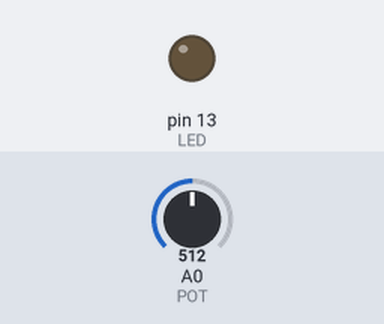
Recording of a sketch running on a simulated Arduino Uno, built with avr-gcc and run on an emulated ATmega328P. Shown: output pins drawn as LEDs (lit = HIGH). The test bench sets the inputs (shaded band); at power-on: A0 (POT) = 512.

Above: at 1.2 s.
1.3 s: A0 (POT) set to 526
At 1.6 s:
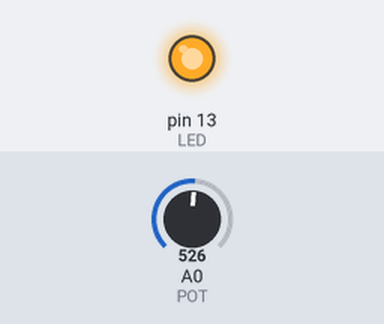
2.8 s: A0 (POT) set to 511
At 4.0 s:
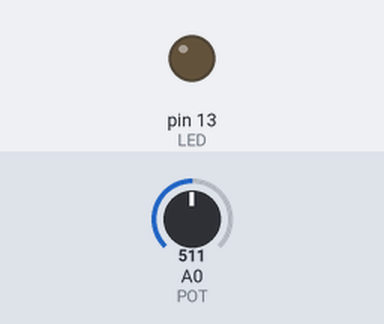
4.3 s: A0 (POT) set to 716
At 5.1 s:
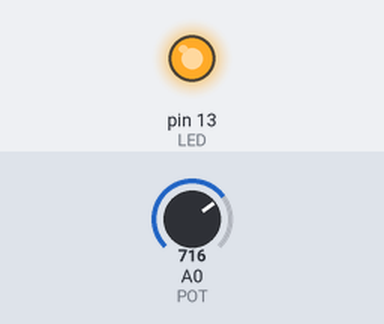
Timing chart, 0 to 7.3 s (numbered marks = the images above; inputs shaded):
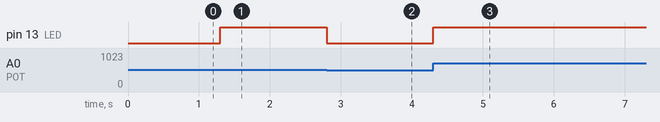

Measured:
- the behaviour switches between 515 and 516 on A0 (POT) (found by bisection; images 0 and 1)
- after the input at 1.3 s, pin 13 (LED): LOW → HIGH at once
- after the input at 2.8 s, pin 13 (LED): HIGH → LOW at once
- after the input at 4.3 s, pin 13 (LED): LOW → HIGH at once

The sketch:

Potentiometer.ino
```cpp
#define POT A0  // Define identifier POT to A0 (analog pin 0)
#define LED 13  // Define identifier LED to 13

int sensor_value = 0; // Set initial sensor variable to 0
int brightness;       // Initialize brightness variable

void setup() {
  pinMode(LED, OUTPUT); // Initialize LED pin as output
}

void loop() {
  sensor_value = analogRead(POT); // Read analog value from analog pin 0

  // map values 0->1023 to 0->255 (higher the value, higher the brightness)
  brightness = map(sensor_value, 0, 1023, 0, 254);
  analogWrite(LED, brightness);   // PWM LED pin to the brightness value
}
```
